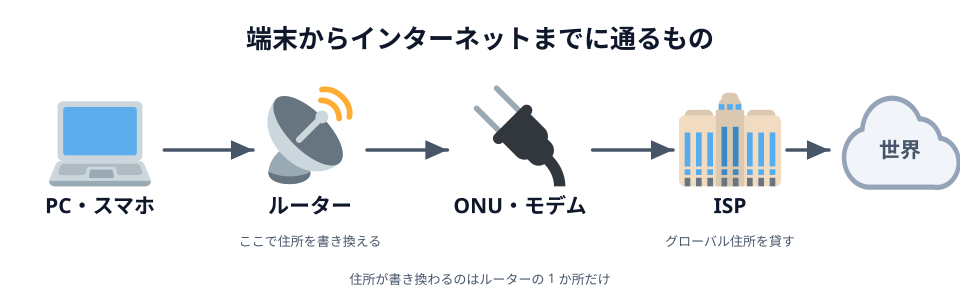

Recreate this plot in Python.
# 01-to-the-internet.svg
# スキーマ: SOURCE-PATH-GOAL（端末から外の世界まで、機械を順に通る）

import sys

sys.path.insert(0, "/Users/seekseep/.claude/skills/genfig")
from genfig import Canvas

c = Canvas(960, 300)
c.text(480, 48, "端末からインターネットまでに通るもの", scale="xl")

pc = c.node(100, 150, "PC・スマホ", emoji_cp="1f4bb", w=150, h=110)
router = c.node(310, 150, "ルーター", emoji_cp="1f4e1", color="yellow", w=150, h=110)
onu = c.node(520, 150, "ONU・モデム", emoji_cp="1f50c", color="gray", w=150, h=110)
isp = c.node(730, 150, "ISP", emoji_cp="1f3e2", color="teal", w=140, h=110)
net = c.node(900, 150, "世界", shape="cloud", color="gray", w=130, h=104)

c.link(pc, router)
c.link(router, onu)
c.link(onu, isp)
c.link(isp, net)

c.text(310, 246, "ここで住所を書き換える", scale="sm")
c.text(730, 246, "グローバル住所を貸す", scale="sm")

c.text(480, 284, "住所が書き換わるのはルーターの 1 か所だけ", scale="sm")

c.save("01-to-the-internet.svg")
